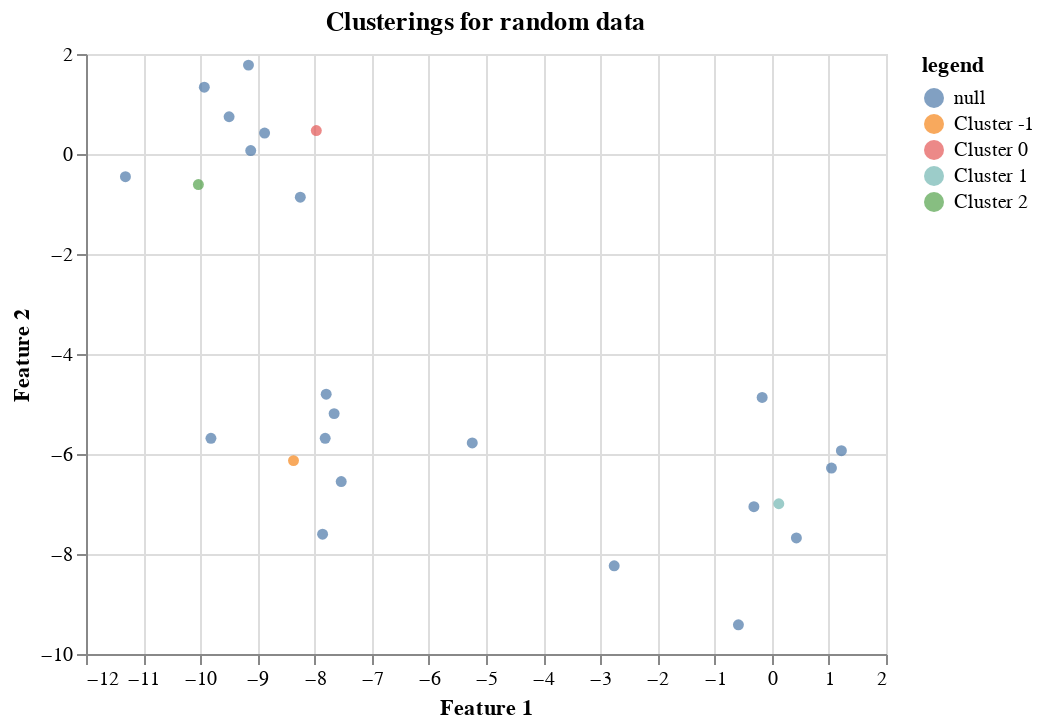

The notebook cell this image was saved under:
### Code cell
from sklearn.cluster import DBSCAN
X, y = make_blobs(random_state = 9, n_samples = 25)

dbscan = DBSCAN(eps = 2, min_samples = 2)

cls = dbscan.fit_predict(X)
print("Cluster membership values:\n{}", format(cls))

X_df = pd.DataFrame(X, columns=["Feature1", "Feature2"])
X_df['label'] = pd.Series(cls)
createClusteringChart(X_df)

### Figure 1 — Vega-Lite specification as saved in the notebook (floating-point values rounded to 4 significant figures)
{"config": {"view": {"continuousWidth": 400, "continuousHeight": 300}}, "data": {"name": "data-b5212df2826593b32809746fef737dea"}, "mark": "circle", "encoding": {"color": {"type": "nominal", "field": "legend"}, "x": {"type": "quantitative", "field": "Feature1", "title": "Feature 1"}, "y": {"type": "quantitative", "field": "Feature2", "title": "Feature 2"}}, "title": "Clusterings for random data", "$schema": "https://vega.github.io/schema/vega-lite/v4.8.1.json", "datasets": {"data-b5212df2826593b32809746fef737dea": [{"Feature1": -7.97, "Feature2": 0.4683, "label": 0, "legend": "Cluster 0"}, {"Feature1": 0.1242, "Feature2": -6.995, "label": 1, "legend": "Cluster 1"}, {"Feature1": -10.03, "Feature2": -0.6105, "label": 0, "legend": "Cluster 2"}, {"Feature1": -8.369, "Feature2": -6.132, "label": 2, "legend": "Cluster -1"}, {"Feature1": -9.117, "Feature2": 0.06945, "label": 0, "legend": null}, {"Feature1": -9.496, "Feature2": 0.745, "label": 0, "legend": null}, {"Feature1": -8.874, "Feature2": 0.418, "label": 0, "legend": null}, {"Feature1": -7.658, "Feature2": -5.192, "label": 2, "legend": null}, {"Feature1": -7.86, "Feature2": -7.603, "label": 2, "legend": null}, {"Feature1": -2.757, "Feature2": -8.237, "label": -1, "legend": null}, {"Feature1": -0.3118, "Feature2": -7.054, "label": 1, "legend": null}, {"Feature1": -7.814, "Feature2": -5.685, "label": 2, "legend": null}, {"Feature1": -11.31, "Feature2": -0.4534, "label": 0, "legend": null}, {"Feature1": -8.25, "Feature2": -0.8632, "label": 0, "legend": null}, {"Feature1": -5.241, "Feature2": -5.779, "label": -1, "legend": null}, {"Feature1": -9.93, "Feature2": 1.335, "label": 0, "legend": null}, {"Feature1": -9.157, "Feature2": 1.778, "label": 0, "legend": null}, {"Feature1": 0.4318, "Feature2": -7.679, "label": 1, "legend": null}, {"Feature1": -0.5828, "Feature2": -9.415, "label": -1, "legend": null}, {"Feature1": 1.046, "Feature2": -6.281, "label": 1, "legend": null}, {"Feature1": -0.1671, "Feature2": -4.868, "label": 1, "legend": null}, {"Feature1": -9.814, "Feature2": -5.687, "label": 2, "legend": null}, {"Feature1": -7.534, "Feature2": -6.552, "label": 2, "legend": null}, {"Feature1": -7.797, "Feature2": -4.804, "label": 2, "legend": null}, {"Feature1": 1.219, "Feature2": -5.934, "label": 1, "legend": null}]}}
